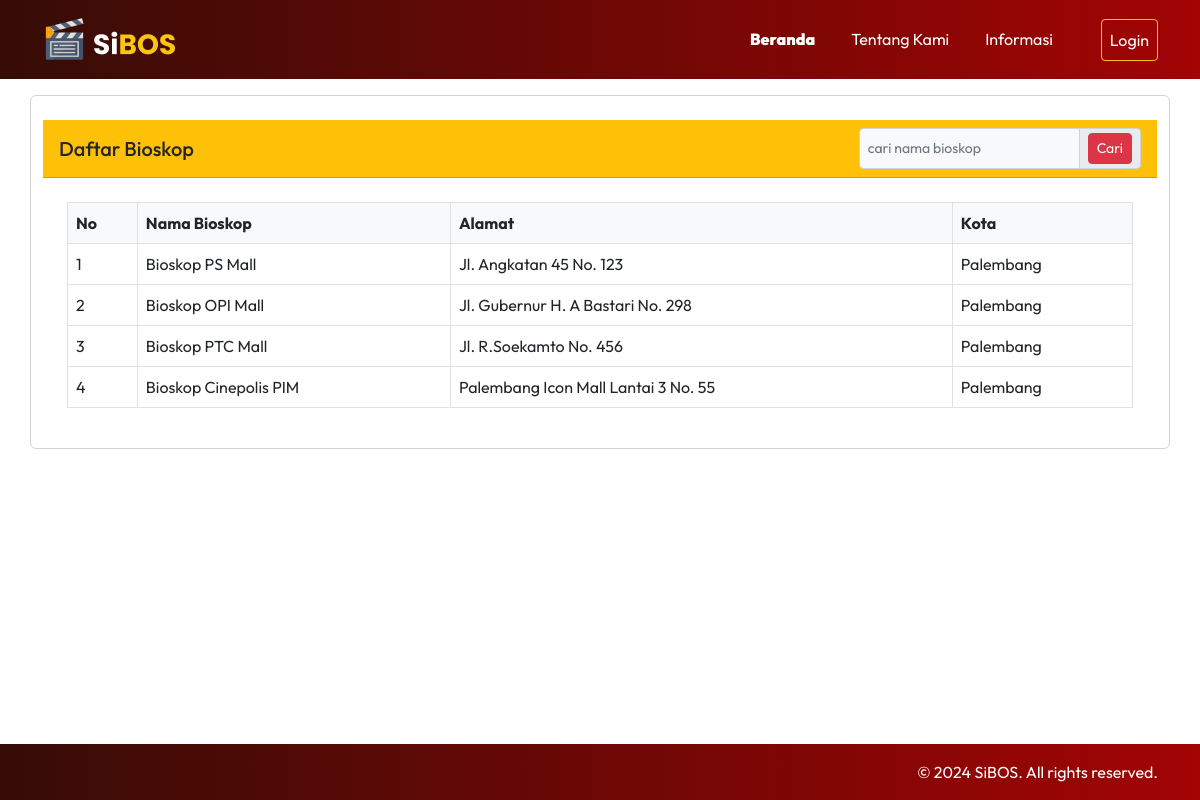
The page /public/bioskop on the database as committed earlier.
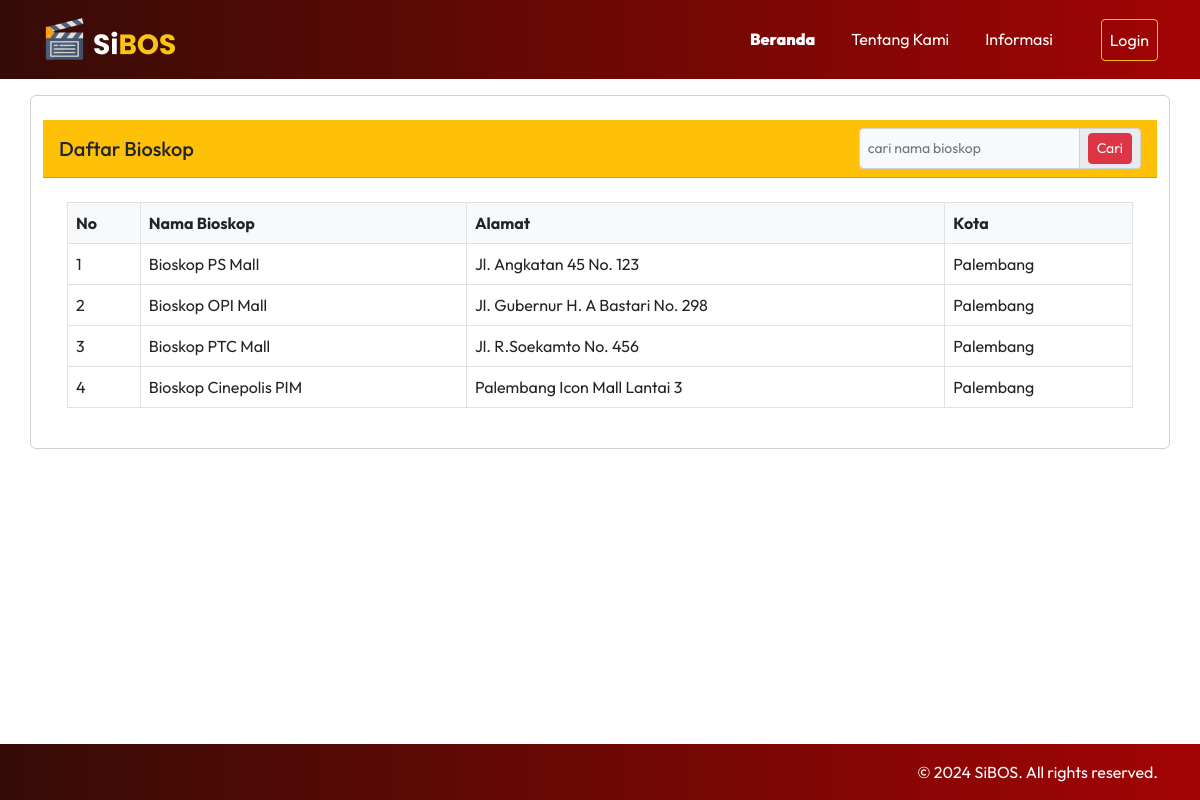
The same page on the database as committed later.
### tables this page shows
CREATE TABLE `bioskop` (
  `id` int NOT NULL,
  `nama` varchar(255) NOT NULL,
  `alamat` text,
  `kota` varchar(100) DEFAULT NULL
);

### app/core/Controller.php (called while the page is built, shortened)
<?php
class Controller
{
    private function header($data = [])
    {
        require_once '../app/views/templates/header.php';
    }
    private function footer()
    {
        require_once '../app/views/templates/footer.php';
    }
    public function view($view, $data = [])
    {
        require_once '../app/views/' . $view . '.php';
    }
    public function model($model){
        return new $model;
    }
}

### app/controllers/Bioskop.php (called while the page is built, shortened)
<?php
class Bioskop extends Controller
{
    public function index()
    {
        $data['title'] = 'Daftar Bioskop';
        $data['bioskop'] = $this->model('bioskop_model')->getAllBioskop();
        $this->view('bioskop/index', $data);
    }
}

### app/core/App.php (called while the page is built, shortened)
<?php
class App {
    protected $method = "index";
    protected $params = [];
    public function __construct()
    {
        $this->controller = new $this->controller;
        call_user_func_array([$this->controller, $this->method], $this->params);
    }
}

### public/index.php (called while the page is built, shortened)
<?php
$app = new App;
?>

### app/core/Database.php (called while the page is built, shortened)
<?php
class Database{
    private $host = DB_HOST;
    private $user = DB_USER;
    private $pass = DB_PASS;
    private $db_name = DB_NAME;
    private $dbh;
    private $stmt;
    public function __construct()
    {
        $dsn = 'mysql:host=' . $this->host .';dbname=' . $this->db_name  ;
        $option = [
            PDO::ATTR_PERSISTENT => true,
            PDO::ATTR_ERRMODE => PDO::ERRMODE_EXCEPTION
        ];
        try{
            $this->dbh = new PDO($dsn, $this->user, $this->pass, $option);
        } catch(PDOException $e){
            die($e->getMessage());
        }
    }
    public function query($query)
    {
        $this->stmt = $this->dbh->prepare($query);
    }
    public function execute()
    {
        $this->stmt->execute();
    }
    public function resultSet()
    {
        $this->execute();
        return $this->stmt->fetchAll(PDO::FETCH_ASSOC);
    }
}

### app/models/bioskop_model.php (called while the page is built, shortened)
<?php
class bioskop_model
{
    private $table = 'bioskop';
    private $db;
    public function __construct()
    {
        $this->db = new Database;
    }
    public function getAllBioskop()
    {
        $this->db->query(' SELECT * FROM ' . $this->table);
        return $this->db->resultSet();
    }
}

### app/views/bioskop/index.php (the view, shortened to what this page needs)
<section class="container">
    <div class="row my-3">
        <div class="card">
            <div class="card-header bg-warning mt-2">
                <h5 class="card-title mb-0">Daftar Bioskop</h5>
                <form action="<?= BASEURL; ?>/bioskop/cari" method="post">
                    <div class="input-group input-group-sm">
                        <input type="text" class="form-control form-control-sm bg-light" name="keyword" placeholder="cari nama bioskop" autocomplete="off">
                        <span class="input-group-text">
                            <button type="submit" class="btn btn-sm btn-danger" id="cariBioskop">Cari</button>
                        </span>
                    </div>
                </form>
            </div>
            <div class="card-body">
                <div class="table-responsive table-sm p-2" style="max-height: 400px;">
                    <table class="table table-hover table-bordered" id="dataTable" width="100%" cellspacing="0">
                        <thead class="bg-light">
                            <tr>
                                <th>No</th>
                                <th>Nama Bioskop</th>
                                <th>Alamat</th>
                                <th>Kota</th>
                            </tr>
                        </thead>
                        <tbody>
                            <?php $no = 1;
                            foreach ($data['bioskop'] as $bioskop) : ?>
                                <tr>
                                    <td><?= $no++; ?></td>
                                    <td><?= $bioskop['nama'] ?></td>
                                    <td><?= $bioskop['alamat'] ?></td>
                                    <td><?= $bioskop['kota'] ?></td>
                                </tr>
                            <?php endforeach; ?>
                        </tbody>
                    </table>
                </div>
            </div>
        </div>
    </div>
</section>

Rows that differ between the two databases and show on the page:
changed bioskop "Bioskop Cinepolis PIM": alamat "Palembang Icon Mall Lantai 3 No. 55" → "Palembang Icon Mall Lantai 3"
